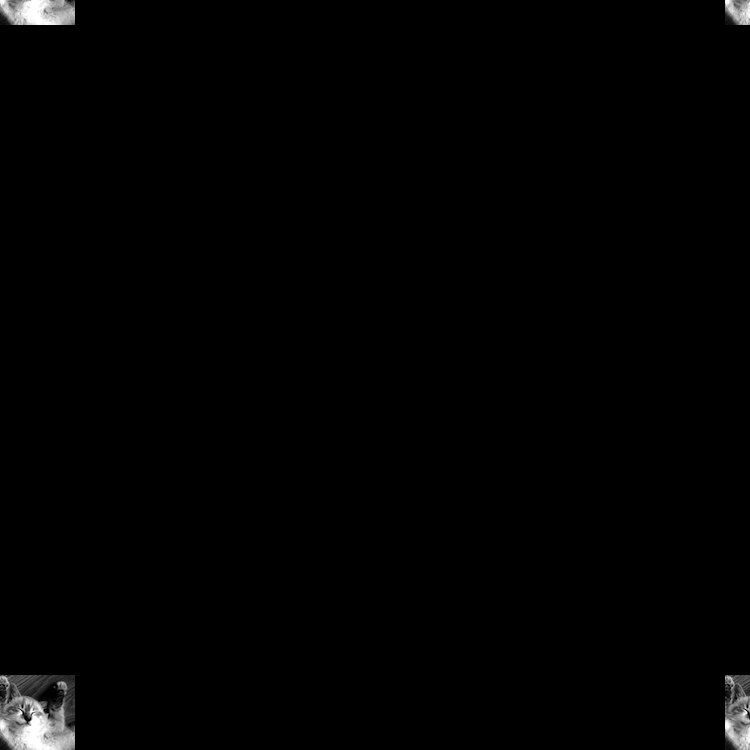

This is a level from a 2D game, rendered from its Tiled map with the project's own tilesets. A one-line summary and the map file follow, with tile-layer data summarised:
An orthogonal 30x30 tile map with 25x25 px tiles, 1 tile layer (Tile Layer 1) and 7 objects (ABExit, ABPlayer).

<map version="1.0" orientation="orthogonal" width="30" height="30" tilewidth="25" tileheight="25">
 <tileset firstgid="1" name="105" tilewidth="75" tileheight="75">
  <image source="105.jpeg" width="75" height="75" />
 </tileset>
 <layer name="Tile Layer 1" width="30" height="30">
  <data>[900 cells, 4 non-empty, 1 distinct tile ids]</data>
 </layer>
 <objectgroup name="platforms" width="30" height="30">
  <object x="0" y="700" width="775" height="50" />
  <object x="225" y="650" width="400" height="50" />
  <object type="ABExit" x="725" y="525" width="75" height="175" />
  <object type="ABPlayer" x="50" y="625" width="75" height="75" />
  <object x="0" y="-50" width="50" height="750" />
  <object x="50" y="-50" width="750" height="50" />
  <object x="725" y="0" width="75" height="475" />
 </objectgroup>
</map>
